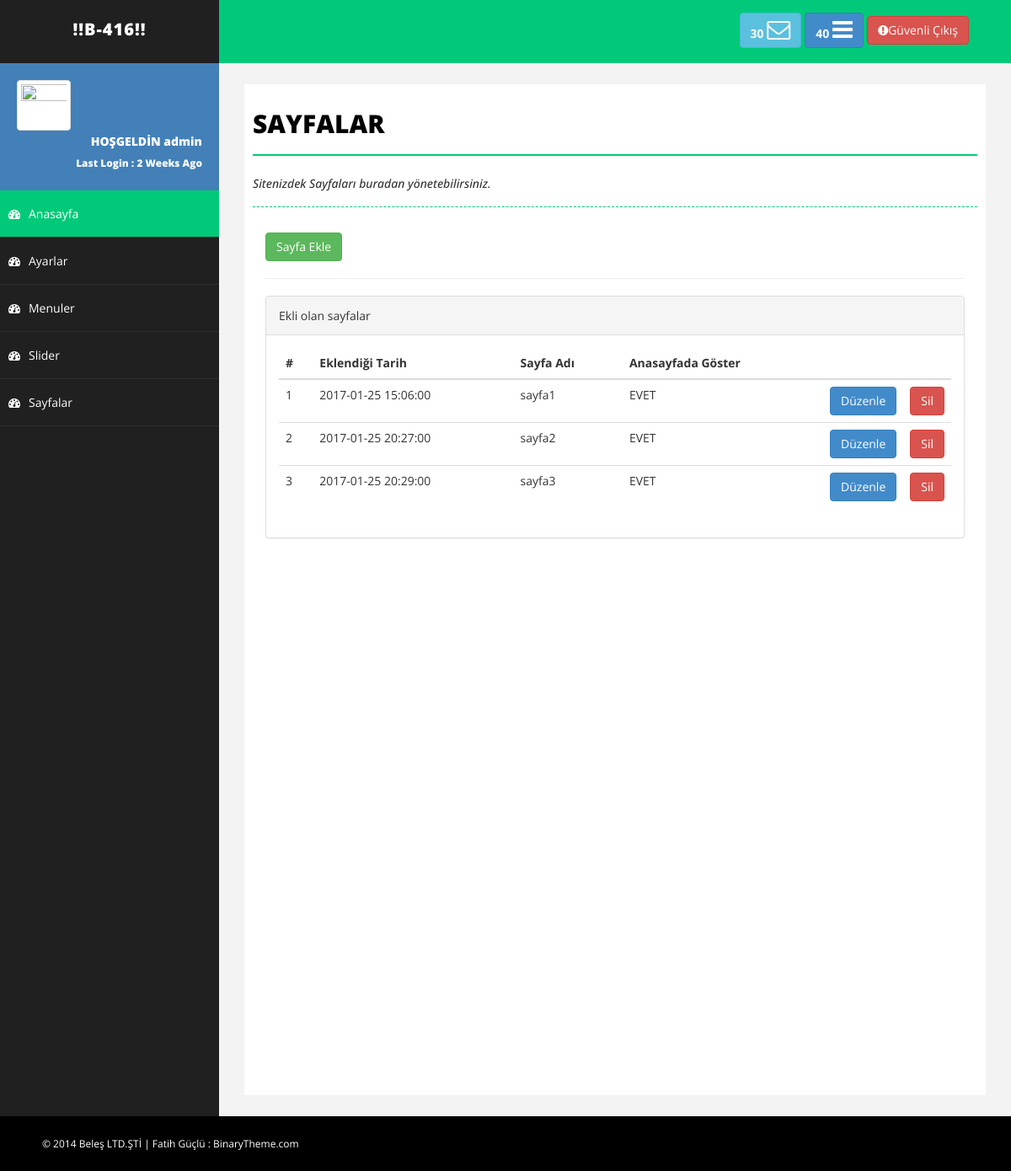
Page /admin/sayfalar.php (signed in) on the committed database.
### tables this page shows
CREATE TABLE `sayfalar` (
  `sayfa_id` int(11) NOT NULL,
  `sayfa_tarih` datetime NOT NULL,
  `sayfa_ad` varchar(100) NOT NULL,
  `sayfa_icerik` text NOT NULL,
  `sayfa_sira` varchar(50) NOT NULL,
  `sayfa_anasayfa` varchar(50) NOT NULL DEFAULT '0'
);

### admin/sayfalar.php (the view, shortened to what this page needs)
<?php include 'header.php';
include 'sidebar.php';
?>
<div id="page-wrapper">
    <div id="page-inner">
        <div class="row">
            <div class="col-md-12">
                <h1 class="page-head-line">SAYFALAR</h1>
                <h1 class="page-subhead-line">Sitenizdek Sayfaları buradan yönetebilirsiniz. </h1>
            </div>
        </div>
        <div class="col-md-12">
            <a href="sayfaekle.php"><button class="btn btn-success">Sayfa Ekle</button></a>
            <hr>
        </div>
        <div class="col-md-12">
         <div class="panel panel-default">
            <div class="panel-heading">
                Ekli olan sayfalar
            </div>
            <div class="panel-body">
                <div class="table-responsive">
                    <table class="table table-hover">
                        <thead>
                            <tr>
                                <th>#</th>
                                <th>Eklendiği Tarih</th>
                                <th>Sayfa Adı</th>
                                <th>Anasayfada Göster</th>
                                <th style="width: 20px"></th>
                                <th style="width: 20px"></th>
                            </tr>
                        </thead>
                        <tbody>
                         <?php $sayfasor=mysql_query("select * from sayfalar");
                         while ($sayfacek=mysql_fetch_assoc($sayfasor)){?>
                         <tr>
                            <td><?php echo $sayfacek['sayfa_id']; ?></td>
                            <td><?php echo $sayfacek['sayfa_tarih']; ?></td>
                            <td><?php echo $sayfacek['sayfa_ad']; ?></td>
                            <td><?php
                                if ($sayfacek['sayfa_anasayfa']==0) {
                                    echo "HAYIR";
                                }
                                elseif($sayfacek['sayfa_anasayfa']==1){
                                    echo "EVET";
                                }
                             ?></td>
                            <td><a href="sayfaduzenle.php?sayfa_id=<?php echo $sayfacek['sayfa_id']; ?>"><button class="btn btn-primary">Düzenle</button></a></td>
                            <td><a href="baglanti/islem.php?sayfa_id=<?php echo $sayfacek['sayfa_id']; ?>&sayfasil=ok"><button class="btn btn-danger">Sil</button></a></td>
                        </tr>
                        <?php } ?>
                    </tbody>
                </table>
            </div>
        </div>
    </div>
</div>
</div>
</div>
</div>
<?php include 'footer.php'; ?>

### admin/assets/css/basic.css (style rules this page uses)
body { font-family: 'Open Sans', sans-serif; line-height:25px; }
#page-wrapper { padding: 15px 15px; min-height: 600px; background: #F3F3F3; }
#page-inner { width: 100%; margin: 10px 20px 10px 0px; background-color: #fff!important; padding: 10px; min-height: 1200px; }
.page-head-line { font-size: 30px; text-transform: uppercase; color: #000; font-weight: 800; padding-bottom: 20px; border-bottom: 2px solid #00CA79; margin-bottom: 10px; }
.page-subhead-line { font-size: 14px; padding-top: 5px; padding-bottom: 20px; font-style:italic; margin-bottom:30px; border-bottom:1px dashed #00CA79; }
@media (min-width:768px) { #page-wrapper { margin: 0 0 0 260px; padding: 15px 30px; min-height: 1200px; } }

### rows in the picture
sayfalar: sayfa_id "1", sayfa_tarih "2017-01-25 15:06:00", sayfa_ad "sayfa1", sayfa_anasayfa "EVET"
sayfalar: sayfa_id "2", sayfa_tarih "2017-01-25 20:27:00", sayfa_ad "sayfa2", sayfa_anasayfa "EVET"
sayfalar: sayfa_id "3", sayfa_tarih "2017-01-25 20:29:00", sayfa_ad "sayfa3", sayfa_anasayfa "EVET"

### other values in the picture
$_SESSION['admin_kadi'] "admin"
